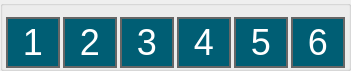
                     <widget class="QGroupBox" name="groupBox_12">
                      <property name="geometry">
                       <rect>
                        <x>450</x>
                        <y>170</y>
                        <width>351</width>
                        <height>71</height>
                       </rect>
                      </property>
                      <property name="styleSheet">
                       <string notr="true"> QPushButton {
     border: 2px solid #666666;
     border-radius: 27px;
	 font-size: 36px;
     font-family: &quot;Arial&quot;;
     max-width:50px;
     max-height:50px;
     background-color:#005E74;
     color:#FFFFFF;

}


 QPushButton:pressed {
     background-color: qlineargradient(x1: 0, y1: 0, x2: 0, y2: 1,
                                       stop: 0 #f6f7fa, stop: 1 #f6ffFF);
 }


QPushButton:checked{ 
     background-color: #00C5F2; 
    color: #85CD83;
     image: url(:/icons/droplet.png);
 font-size: 5px;
}


QPushButton:disabled{ background-color: #CCCCCC; }

 QPushButton:flat {
     border: none; /* no border for a flat push button */
 }

 QPushButton:default {
     border-color: navy; /* make the default button prominent */
 }</string>
                      </property>
                      <property name="title">
                       <string/>
                      </property>
                      <layout class="QHBoxLayout" name="horizontalLayout_2">
                       <property name="spacing">
                        <number>0</number>
                       </property>
                       <property name="leftMargin">
                        <number>0</number>
                       </property>
                       <property name="rightMargin">
                        <number>0</number>
                       </property>
                       <property name="bottomMargin">
                        <number>0</number>
                       </property>
                       <item>
                        <widget class="QPushButton" name="pushButton_solution1">
                         <property name="sizePolicy">
                          <sizepolicy hsizetype="Expanding" vsizetype="Expanding">
                           <horstretch>0</horstretch>
                           <verstretch>0</verstretch>
                          </sizepolicy>
                         </property>
                         <property name="maximumSize">
                          <size>
                           <width>54</width>
                           <height>54</height>
                          </size>
                         </property>
                         <property name="toolTip">
                          <string>&lt;html&gt;&lt;head/&gt;&lt;body&gt;&lt;p&gt;&lt;span style=&quot; font-size:10pt;&quot;&gt;Start the flow of solution, press again to stop.&lt;/span&gt;&lt;/p&gt;&lt;/body&gt;&lt;/html&gt;</string>
                         </property>
                         <property name="whatsThis">
                          <string>&lt;html&gt;&lt;head/&gt;&lt;body&gt;&lt;p&gt;Pump solution 1&lt;br/&gt;&lt;br/&gt;The solutions in the well 1 will be released &lt;br/&gt;for the &lt;span style=&quot; font-style:italic;&quot;&gt;t&lt;/span&gt; seconds, expressed in the field delivery time. &lt;/p&gt;&lt;p&gt;Push again to stop the flow.&lt;/p&gt;&lt;/body&gt;&lt;/html&gt;</string>
                         </property>
                         <property name="styleSheet">
                          <string notr="true"/>
                         </property>
                         <property name="text">
                          <string>1</string>
                         </property>
                         <property name="iconSize">
                          <size>
                           <width>50</width>
                           <height>50</height>
                          </size>
                         </property>
                         <property name="checkable">
                          <bool>true</bool>
                         </property>
                         <property name="flat">
                          <bool>false</bool>
                         </property>
                        </widget>
                       </item>
                       <item>
                        <widget class="QPushButton" name="pushButton_solution2">
                         <property name="sizePolicy">
                          <sizepolicy hsizetype="Expanding" vsizetype="Expanding">
                           <horstretch>0</horstretch>
                           <verstretch>0</verstretch>
                          </sizepolicy>
                         </property>
                         <property name="maximumSize">
                          <size>
                           <width>54</width>
                           <height>54</height>
                          </size>
                         </property>
                         <property name="toolTip">
                          <string>&lt;html&gt;&lt;head/&gt;&lt;body&gt;&lt;p&gt;&lt;span style=&quot; font-size:10pt;&quot;&gt;Start the flow of solution, press again to stop.&lt;/span&gt;&lt;/p&gt;&lt;/body&gt;&lt;/html&gt;</string>
                         </property>
                         <property name="whatsThis">
                          <string>&lt;html&gt;&lt;head/&gt;&lt;body&gt;&lt;p&gt;Pump solution 2&lt;br/&gt;&lt;br/&gt;The solutions in the well 1 will be released &lt;br/&gt;for the &lt;span style=&quot; font-style:italic;&quot;&gt;t&lt;/span&gt; seconds, expressed in the field delivery time. &lt;/p&gt;&lt;p&gt;Push again to stop the flow.&lt;/p&gt;&lt;/body&gt;&lt;/html&gt;</string>
                         </property>
                         <property name="styleSheet">
                          <string notr="true"/>
                         </property>
                         <property name="text">
                          <string>2</string>
                         </property>
                         <property name="iconSize">
                          <size>
                           <width>50</width>
                           <height>50</height>
                          </size>
                         </property>
                         <property name="checkable">
                          <bool>true</bool>
                         </property>
                         <property name="flat">
                          <bool>false</bool>
                         </property>
                        </widget>
                       </item>
                       <item>
                        <widget class="QPushButton" name="pushButton_solution3">
                         <property name="sizePolicy">
                          <sizepolicy hsizetype="Expanding" vsizetype="Expanding">
                           <horstretch>0</horstretch>
                           <verstretch>0</verstretch>
                          </sizepolicy>
                         </property>
                         <property name="maximumSize">
                          <size>
                           <width>54</width>
                           <height>54</height>
                          </size>
                         </property>
                         <property name="toolTip">
                          <string>&lt;html&gt;&lt;head/&gt;&lt;body&gt;&lt;p&gt;&lt;span style=&quot; font-size:10pt;&quot;&gt;Start the flow of solution, press again to stop.&lt;/span&gt;&lt;/p&gt;&lt;/body&gt;&lt;/html&gt;</string>
                         </property>
                         <property name="whatsThis">
                          <string>&lt;html&gt;&lt;head/&gt;&lt;body&gt;&lt;p&gt;Pump solution 3&lt;br/&gt;&lt;br/&gt;The solutions in the well 1 will be released &lt;br/&gt;for the &lt;span style=&quot; font-style:italic;&quot;&gt;t&lt;/span&gt; seconds, expressed in the field delivery time. &lt;/p&gt;&lt;p&gt;Push again to stop the flow.&lt;/p&gt;&lt;/body&gt;&lt;/html&gt;</string>
                         </property>
                         <property name="styleSheet">
                          <string notr="true"/>
                         </property>
                         <property name="text">
                          <string>3</string>
                         </property>
                         <property name="iconSize">
                          <size>
                           <width>50</width>
                           <height>50</height>
                          </size>
                         </property>
                         <property name="checkable">
                          <bool>true</bool>
                         </property>
                         <property name="flat">
                          <bool>false</bool>
                         </property>
                        </widget>
                       </item>
                       <item>
                        <widget class="QPushButton" name="pushButton_solution4">
                         <property name="sizePolicy">
                          <sizepolicy hsizetype="Expanding" vsizetype="Expanding">
                           <horstretch>0</horstretch>
                           <verstretch>0</verstretch>
                          </sizepolicy>
                         </property>
                         <property name="maximumSize">
                          <size>
                           <width>54</width>
                           <height>54</height>
                          </size>
                         </property>
                         <property name="font">
                          <font>
                           <family>Arial</family>
                           <pointsize>-1</pointsize>
                          </font>
                         </property>
                         <property name="toolTip">
                          <string>&lt;html&gt;&lt;head/&gt;&lt;body&gt;&lt;p&gt;&lt;span style=&quot; font-size:10pt;&quot;&gt;Start the flow of solution, press again to stop.&lt;/span&gt;&lt;/p&gt;&lt;/body&gt;&lt;/html&gt;</string>
                         </property>
                         <property name="whatsThis">
                          <string>&lt;html&gt;&lt;head/&gt;&lt;body&gt;&lt;p&gt;Pump solution 4&lt;br/&gt;&lt;br/&gt;The solutions in the well 1 will be released &lt;br/&gt;for the &lt;span style=&quot; font-style:italic;&quot;&gt;t&lt;/span&gt; seconds, expressed in the field delivery time. &lt;/p&gt;&lt;p&gt;Push again to stop the flow.&lt;/p&gt;&lt;/body&gt;&lt;/html&gt;</string>
                         </property>
                         <property name="styleSheet">
                          <string notr="true"/>
                         </property>
                         <property name="text">
                          <string>4</string>
                         </property>
                         <property name="iconSize">
                          <size>
                           <width>50</width>
                           <height>50</height>
                          </size>
                         </property>
                         <property name="checkable">
                          <bool>true</bool>
                         </property>
                         <property name="checked">
                          <bool>false</bool>
                         </property>
                         <property name="autoDefault">
                          <bool>false</bool>
                         </property>
                         <property name="flat">
                          <bool>false</bool>
                         </property>
                        </widget>
                       </item>
                       <item>
                        <widget class="QPushButton" name="pushButton_solution5">
                         <property name="text">
                          <string>5</string>
                         </property>
                         <property name="checkable">
                          <bool>true</bool>
                         </property>
                        </widget>
                       </item>
                       <item>
                        <widget class="QPushButton" name="pushButton_solution6">
                         <property name="text">
                          <string>6</string>
                         </property>
                         <property name="checkable">
                          <bool>true</bool>
                         </property>
                        </widget>
                       </item>
                      </layout>
                     </widget>
